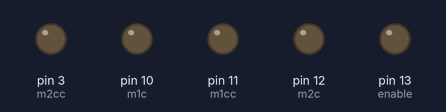
A sketch run on a simulated Arduino Uno, built with avr-gcc and run on an emulated ATmega328P. On the bench: output pins drawn as LEDs (lit = HIGH).

Above: at 0.5 s.
At 1.08 s:
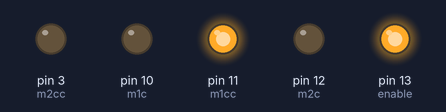
At 2.23 s:
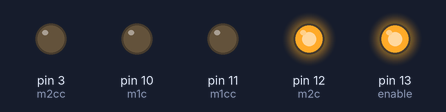
At 5.3 s:
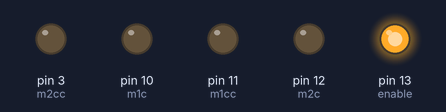
Timing chart, 0 to 8.4 s (numbered marks = the images above):
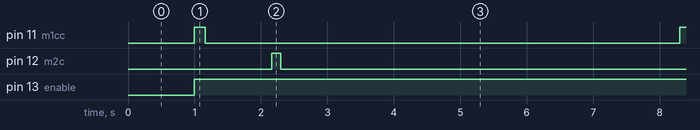

The sketch:

ARM.ino
```cpp
int m1c = 10 ;
int m1cc = 11;
int m2c = 12 ;
int enable =13 ;
int m2cc = 3;
void setup() {
  pinMode(m1c , OUTPUT);
  pinMode(m1cc , OUTPUT);
  pinMode(m2c , OUTPUT);
  pinMode(m2cc , OUTPUT);
  pinMode(enable,OUTPUT);
  // put your setup code here, to run once:

}

void loop() {
  //delay (500);
  //analogWrite(enable,130);
  //digitalWrite (m1c, HIGH);
  //digitalWrite(m1cc ,LOW);
  // up

  //delay(165);
  //digitalWrite (m1c, LOW);
  //digitalWrite(m1cc ,LOW);
//delay(5000);
delay(1000);
   analogWrite(enable,130);
  digitalWrite (m1c, LOW);
  digitalWrite(m1cc ,HIGH);
  // down

  delay(160);
  digitalWrite (m1c, LOW);
  digitalWrite(m1cc ,LOW);
   delay (1000);
  analogWrite(enable,130);
  digitalWrite (m2c, HIGH);
  digitalWrite(m2cc ,LOW);
  // drop

  delay(140);
  digitalWrite (m2c, LOW);
  digitalWrite(m2cc ,LOW);
  delay (5000);


  // put your main code here, to run repeatedly:

}
```

Measured:
- by itself, pin 11 (m1cc): alternates HIGH for 0.16 s and LOW for 7.1 s
- by itself, pin 12 (m2c): alternates HIGH for 0.14 s and LOW for 7.2 s
- by itself, pin 13 (enable): LOW → HIGH at 1.0 s
